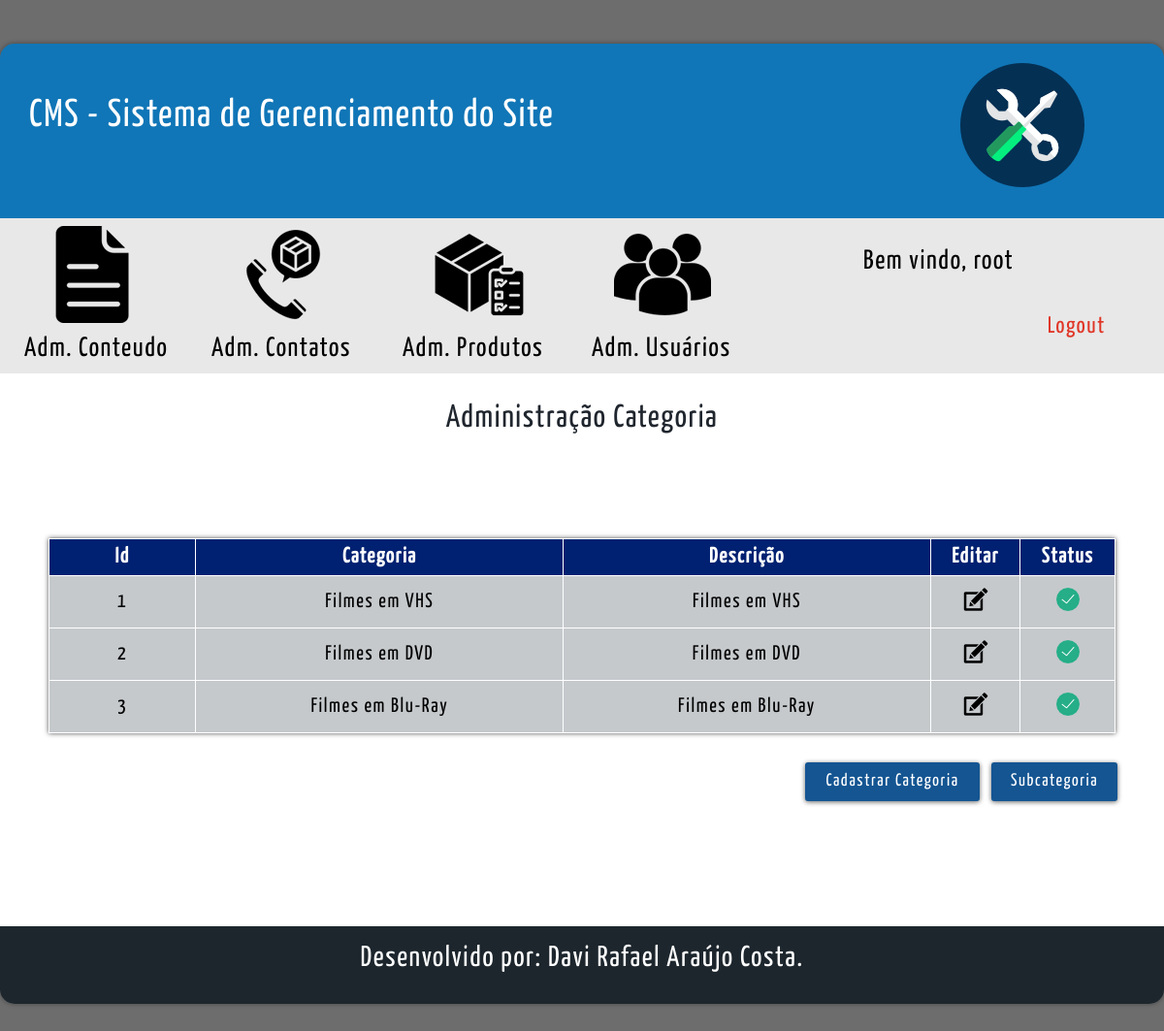
/cms/categoria_cms.php (signed in), run on the app's committed database.
### tables this page shows
CREATE TABLE tbl_categoria(
  cod_categoria INT NOT NULL PRIMARY KEY  AUTO_INCREMENT,
  nome_categoria VARCHAR(60) NOT NULL,
  descricao VARCHAR(500) NULL,
  status TINYINT(1) NOT NULL
);

### cms/categoria_cms.php (the view, shortened to what this page needs)
<?php
    $conexao = conexaoMysql();
?>
<!DOCTYPE html>
<html lang="pt-br">
    <head>
        <link rel="stylesheet" type="text/css" href="css/style-padrao-cms.css"/>
        <link rel="stylesheet" type="text/css" href="css/style_cms.css"/>
    </head>
    <body>
        <div id="tudo" class="center">
            <div id="cms">
                <?php include_once("header_cms.php");?>
                <?php include_once("menu_cms.php");?>
                <section id="conteudo">
                    <div id="linha-titulo-fale-conosco" class="center">
                        <div id="titulo-fale-conosco"> Administração Categoria</div>
                    </div>
                    <div id="linha-tabela" class="center">
                        <table id="tabela">
                            <tr>
                                <th class="th-id">Id</th>
                                <th class="th-titulo">Categoria</th>
                                <th class="th-titulo">Descrição</th>
                                <th class="th-icones">Editar</th>
                                <th class="th-icones">Status</th>
                            </tr>
                            <?php
                                $sqlSelect = "SELECT * FROM tbl_categoria";
                                $select = mysqli_query($conexao , $sqlSelect);
                                while($rs = mysqli_fetch_array($select)){
                            ?>
                            <tr class='tr-itens'>
                                <td class="td-itens"><?php echo($rs['cod_categoria'])?></td>
                                <td class="td-itens"><?php echo($rs['nome_categoria'])?></td>
                                <td class="td-itens"><?php echo($rs['descricao'])?></td>
                                <td class="td-itens">
                                    <a href="cad_categoria.php?id=<?php echo($rs['cod_categoria']);?>&&modo=editar">
                                        <figure>
                                            <img src="icones/icone-editar.png" />
                                        </figure>
                                    </a>
                                </td>
                                <td class="td-itens">
                                    <a href="categoria_cms.php?id=<?php echo($rs['cod_categoria']);?>&&status=<?php echo($rs['status'])?>">
                                        <figure>
                                            <?php if($rs['status'] == 1){?>
                                                <img src="icones/icone-ativado.png"/>
                                            <?php }else{?>
                                                <img src="icones/icone-desativado.png"/>
                                            <?php }?>
                                        </figure>
                                    </a>
                                </td>
                            </tr>
                            <?php }?>
                        </table>
                    </div>
                    <div class="container-btns-g-p">
                        <a href="cad_categoria.php">
                            <input type="button" class="center" id="btn-cadastro-2" value="Cadastrar Categoria">
                        </a>
                        <a href="subcategoria_cms.php">
                            <input type="button" class="center" id="btn-cadastro" value="Subcategoria">
                        </a>
                    </div>
                </section>
                <?php include_once("footer_cms.php");?>
            </div>
        </div>
    </body>
</html>

### cms/css/style-padrao-cms.css (style rules this page uses)
* { padding:0px; margin: 0px; font-family: Yanone; letter-spacing: 1.6px; }
a { cursor: pointer; }
a:link { text-decoration:none; color:black; }
.center { margin-left: auto; margin-right: auto; }
body { background-color: #6d6d6d; margin-top:0px; }
#tudo { width: 1200px; }
#cms { width: 1200px; min-height: 500px; height: auto; margin-top: 45px; border-radius: 15px; overflow: hidden; margin-bottom: 45px; -webkit-box-shadow: 0 0px 5px rgba(0,0,0,0.4); box-shadow: 0 0px 5px rgba(0,0,0,0.4); }

### cms/css/style_cms.css (style rules this page uses)
#conteudo { width: inherit; min-height: 570px; height: auto; overflow: hidden; background-color: rgb(255,255,255); padding: 30px; box-sizing: border-box; }
#linha-titulo-fale-conosco { width:500px; height: 50px; padding-left: auto; padding-right: auto; }
#titulo-fale-conosco { font-size:33px; color: #20262e; text-align: center; }
#linha-tabela { width:1100px; min-height: 200px; height: auto; margin-top:90px; }
#tabela { border-collapse: collapse; background-color: rgb(197, 201, 204); font-size:15px; width:1100px; -webkit-box-shadow: 0 0px 5px rgba(0, 0, 0, 0.685); box-shadow: 0 0px 5px rgba(0, 0, 0, 0.685); }
.th-titulo { width:10%; background-color: #002171; font-size: 22px; color:white; padding: 8px; text-align: center; border: 1px solid white; }
.th-icones { width:1%; background-color: #002171; font-size: 22px; color:white; padding: 8px; text-align: center; border: 1px solid white; }
.td-itens { min-height: 30px; height:auto; padding: 8px; text-align: center; border: 1px solid white; font-size: 21px; }
.th-id { width:4%; background-color: #002171; font-size: 22px; color:white; padding: 8px; text-align: center; border: 1px solid white; }
.container-btns-g-p { width:400px; height:50px; margin-bottom: 0px; margin-left: 800px; margin-top: 30px; float: left; }
#btn-cadastro { width:130px; height:40px; background-color: rgb(20, 85, 146); border-radius: 3px; border:none; transition: all 0.5s; cursor: pointer; color:#FFFFFF; -webkit-box-shadow: 0 1px 5px rgba(0,0,0,0.6); box-shadow: 0 1px 5px rgba(0,0,0,0.6); font-size: 18px; margin-left: 8px; }
#btn-cadastro-2 { width:180px; height:40px; background-color: rgb(20, 85, 146); border-radius: 3px; border:none; transition: all 0.5s; cursor: pointer; color:#FFFFFF; -webkit-box-shadow: 0 1px 5px rgba(0,0,0,0.6); box-shadow: 0 1px 5px rgba(0,0,0,0.6); font-size: 18px; }

### data on the page
tbl_categoria: cod_categoria "1", nome_categoria "Filmes em VHS", descricao "Filmes em VHS", status 1 (drawn)
tbl_categoria: cod_categoria "2", nome_categoria "Filmes em DVD", descricao "Filmes em DVD", status 1 (drawn)
tbl_categoria: cod_categoria "3", nome_categoria "Filmes em Blu-Ray", descricao "Filmes em Blu-Ray", status 1 (drawn)

### other printed values
$_SESSION['nome_user'] "root"
